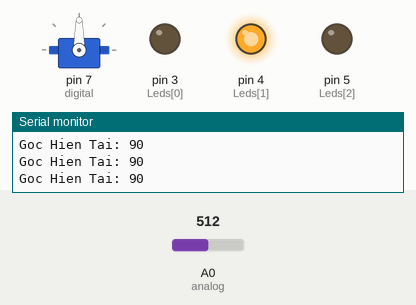
Bench run of a sketch on a simulated Arduino Uno, built with avr-gcc and run on an emulated ATmega328P. On the bench: servo, output pins drawn as LEDs (lit = HIGH), the last lines printed to the serial monitor. The inputs (shaded band) are chosen by the test bench; at power-on: A0 (analog) = 512.

Above: at 1.2 s.
1.3 s: A0 (analog) set to 716
At 2.3 s:
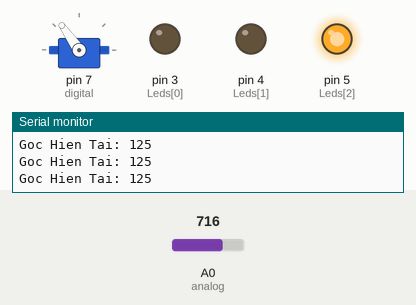
2.9 s: A0 (analog) set to 900
At 3.6 s:
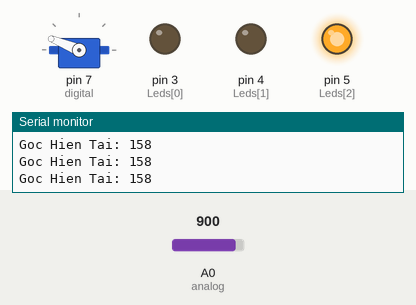
4.5 s: A0 (analog) set to 1023
At 5.0 s:
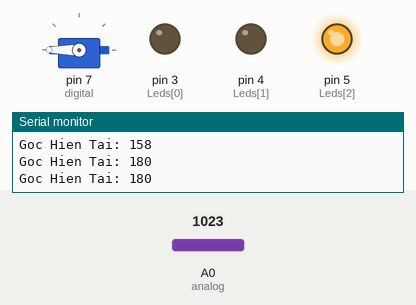
6.1 s: A0 (analog) set to 306
At 7.4 s:
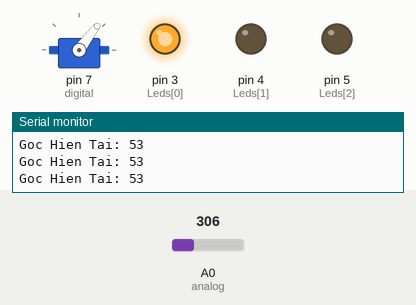
7.7 s: A0 (analog) set to 122
At 8.9 s:
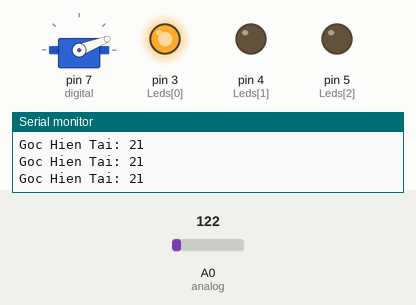
9.3 s: A0 (analog) set to 50
At 10.3 s:
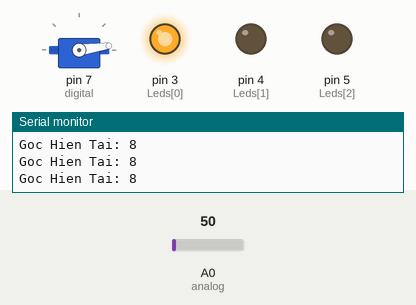
Timing chart, 0 to 11.9 s (numbered marks = the images above; inputs shaded):
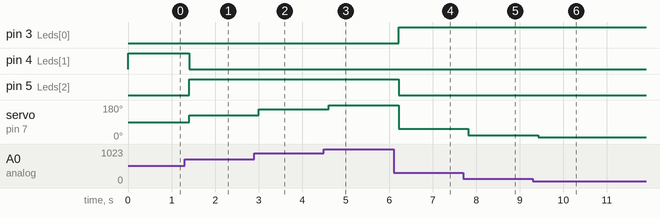

Measured:
- after the input at 1.3 s, pin 4 (Leds[1]): HIGH → LOW after 0.10 s; pin 5 (Leds[2]): LOW → HIGH after 0.10 s; servo on pin 7 (digital): 90° → 125° after 0.10 s
- after the input at 2.9 s, servo on pin 7 (digital): 125° → 158° after 0.11 s
- after the input at 4.5 s, servo on pin 7 (digital): 158° → 180° after 0.11 s
- after the input at 6.1 s, pin 3 (Leds[0]): LOW → HIGH after 0.12 s; pin 5 (Leds[2]): HIGH → LOW after 0.12 s; servo on pin 7 (digital): 180° → 53° after 0.12 s
- after the input at 7.7 s, servo on pin 7 (digital): 53° → 21° after 0.12 s
- after the input at 9.3 s, servo on pin 7 (digital): 21° → 8° after 0.12 s

The sketch:

led_with_potentionmeter.ino
```cpp
#include <Servo.h>
int Leds[] = {3,4,5};
Servo hai;
int analog = A0;
int digital = 7;
int vitri;


void setup()
{
	hai.attach(digital);
  	Serial.begin(9600);
  for(int i = 0; i<3;i++){
  	pinMode(Leds[i], OUTPUT);
  }
}

void loop()
{
	int doc_analog = analogRead(analog);
  	vitri = map(doc_analog,0,1023,0,180);
	Serial.print("Goc Hien Tai: "); Serial.println(vitri);
  if(vitri>=0 && vitri <=60) {
    digitalWrite(Leds[0],HIGH);
    digitalWrite(Leds[1],LOW);
    digitalWrite(Leds[2],LOW);

  }	else if(vitri>60 && vitri <=120){
    digitalWrite(Leds[0],LOW);
    digitalWrite(Leds[1],HIGH);
    digitalWrite(Leds[2],LOW);
  }else{
  	digitalWrite(Leds[0],LOW);
    digitalWrite(Leds[1],LOW);
    digitalWrite(Leds[2],HIGH);
  }
  	hai.write(vitri);
 	delay(200);
}
```
